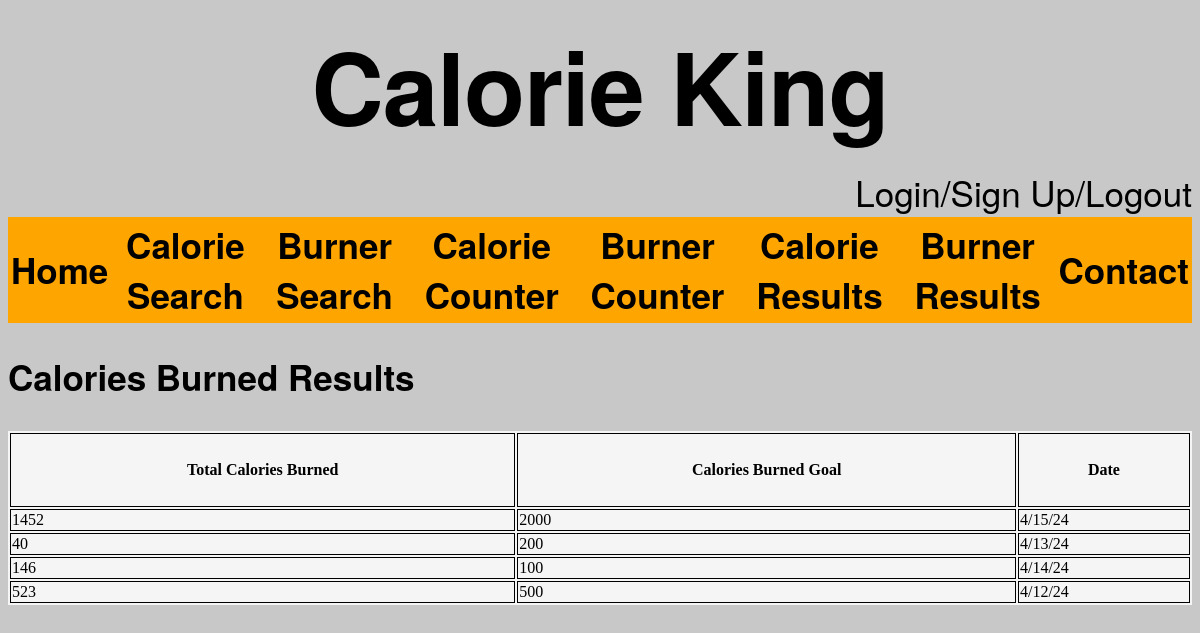
The app's page /burnerresults/ (signed in), older data.
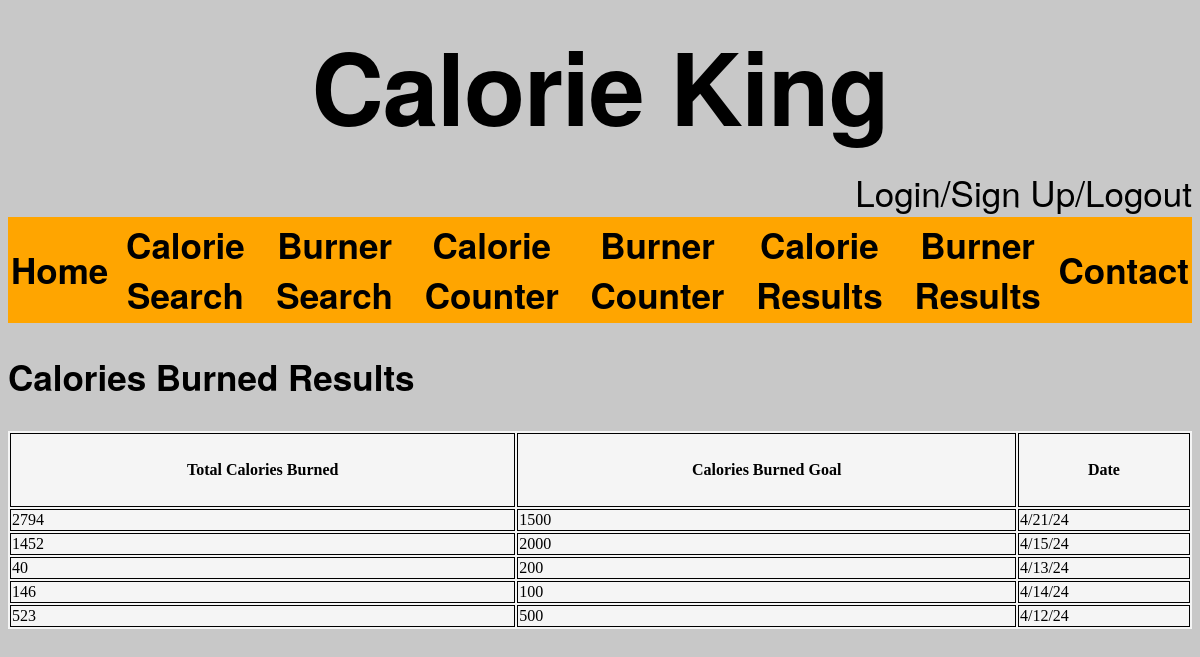
The same page, newer data.
### calorieking/models.py (models this page shows)
class BurnerResult(models.Model):
    month2 = models.IntegerField(default=12)
    day2 = models.IntegerField(default=1)
    year2 = models.IntegerField(default=23)
    goal2 = models.IntegerField()
    burn1 = models.IntegerField()
    burn2 = models.IntegerField()
    burn3 = models.IntegerField()
    burn4 = models.IntegerField()
    burn5 = models.IntegerField()
    burn6 = models.IntegerField()
    burn7 = models.IntegerField()
    burn8 = models.IntegerField()
    burn9 = models.IntegerField()
    burn10 = models.IntegerField()
    def goalBurn(self):
        return int(float(self.goal2))
    def monthBurn(self):
        return int(float(self.month2))
    def dayBurn(self):
        return int(float(self.day2))
    def yearBurn(self):
        return int(float(self.year2))
    def burn_result(self):
        return self.burn1 + self.burn2 + self.burn3 + self.burn4 + self.burn5 + self.burn6 + self.burn7 + self.burn8 + self.burn9 + self.burn10

### calorieking/views.py (the view)
# urls.py: path('burnerresults/', views.burner_results),
@login_required(login_url='login')
def burner_results(request):
    burner_result = BurnerResult.objects.all().order_by('-id')
    return render(request, "calorieking/burner_results.html", {'burner_result': burner_result,})

### calorieking/templates/calorieking/burner_results.html (shortened to what this page needs)
<!DOCTYPE html>
<html lang="en">
  {% load static %}
<head>
{% load static %}
<link type="text/css" rel="stylesheet" href="{% static 'css/main.css' %}">
</head>
<body>
<h1> Calorie King</h1>
<a href="http://127.0.0.1:8000/logout/" class="right">Logout</a>
<a href= "http://127.0.0.1:8000/signup/" class="right">Sign Up/</a>
<a href= "http://127.0.0.1:8000/login/" class="right">Login/</a>
<table style="width:100%">
  <tr>
    <th><a href= "http://127.0.0.1:8000/"> Home </a></th>
    <th><a href= "http://127.0.0.1:8000/search/"> Calorie Search </a></th>
    <th><a href= "http://127.0.0.1:8000/burnersearch/"> Burner Search </a></th>
    <th><a href= "http://127.0.0.1:8000/counter/"> Calorie Counter </a></th>
    <th><a href= "http://127.0.0.1:8000/burnercounter/"> Burner Counter </a></th>
    <th> <a href= "http://127.0.0.1:8000/results/"> Calorie Results </a></th>
    <th> <a href= "http://127.0.0.1:8000/burnerresults/"> Burner Results </a></th>
    <th> <a href= "http://127.0.0.1:8000/contact/"> Contact </a></th>
 </tr>
</table>
<h2>Calories Burned Results</h2>
      <table style="width:100%; background-color: whitesmoke">
        <tr>
          <th class="th">Total Calories Burned</th>
          <th class = "th">Calories Burned Goal</th>
          <th class = "th">Date</th>
        </tr>
        <tbody>
          {% for result in burner_result %}
            <tr>
              <td class="td"> {{result.burn_result}}</td>
              <td class="td"> {{result.goalBurn}}</td>
              <td class="td"> {{result.monthBurn}}/{{result.dayBurn}}/{{result.yearBurn}}</td>
            </tr>
          {% endfor %}
        </tbody>
      </table>
</body>
</html>

Row changes from the older to the newer data that the page shows:
added BurnerResult: burn_result "2794", goalBurn "1500", monthBurn "4", dayBurn "21", yearBurn "24"
